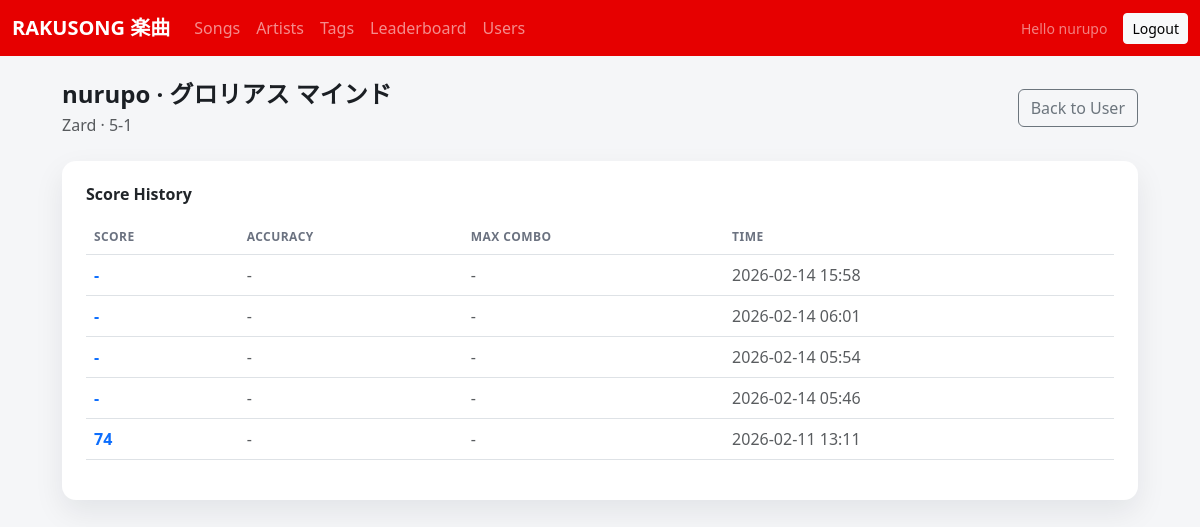
Screenshot of /ui/users/1/songs/6/ (signed in) with the database file from the repository.
### songs/models.py (models this page shows, shortened)
class Song(models.Model):
    code = models.CharField(max_length=32, unique=True, blank=True)
    title = models.CharField(max_length=255)
    artist = models.CharField(max_length=255, blank=True)
    artist_no = models.PositiveIntegerField(null=True, blank=True)
    song_no = models.PositiveIntegerField(null=True, blank=True)
    language = models.CharField(max_length=32, blank=True, default='jp')
    duration_seconds = models.PositiveIntegerField(null=True, blank=True)
    bpm = models.PositiveIntegerField(null=True, blank=True)
    key = models.CharField(max_length=16, blank=True)
    tags = models.ManyToManyField(Tag, blank=True, related_name='songs')
    midi_file = models.FileField(upload_to=midi_upload_path, blank=True, null=True)
    lrc_file = models.FileField(upload_to=lrc_upload_path, blank=True, null=True)
    cover_image = models.ImageField(upload_to='songs/cover/', blank=True, null=True)
    lrc_offset = models.IntegerField(default=0)
    is_published = models.BooleanField(default=True)
    created_at = models.DateTimeField(auto_now_add=True)
    updated_at = models.DateTimeField(auto_now=True)

### users/models.py (models this page shows)
class ScoreHistory(models.Model):
    user = models.ForeignKey(settings.AUTH_USER_MODEL, on_delete=models.CASCADE, related_name='score_history')
    song = models.ForeignKey(Song, on_delete=models.CASCADE, related_name='score_history')
    score = models.PositiveIntegerField(null=True, blank=True)
    accuracy = models.DecimalField(max_digits=5, decimal_places=2, null=True, blank=True)
    max_combo = models.PositiveIntegerField(null=True, blank=True)
    version = models.CharField(max_length=32, blank=True)
    f0_curve = models.JSONField(null=True, blank=True)
    technique_counts = models.JSONField(null=True, blank=True)
    created_at = models.DateTimeField(auto_now_add=True)
    class Meta:
        indexes = [
            models.Index(fields=['user', '-created_at']),
            models.Index(fields=['song', '-created_at']),
        ]

### users/views_ui.py (the view)
@login_required
def user_song_detail(request, pk, song_id):
    User = get_user_model()
    user = get_object_or_404(User, pk=pk)
    song = get_object_or_404(Song, pk=song_id)
    histories = (
        ScoreHistory.objects
        .filter(user=user, song=song)
        .order_by('-created_at')
    )
    return render(
        request,
        'users/user_song_detail.html',
        {
            'user_obj': user,
            'song': song,
            'histories': histories,
        },
    )

### templates/users/user_song_detail.html (shortened to what this page needs)
{% extends 'base.html' %}
{% block content %}
<div class="d-flex flex-wrap justify-content-between align-items-center mb-4">
  <div>
    <h1 class="h4 fw-bold mb-1">{{ user_obj.username }} · {{ song.title }}</h1>
    <div class="text-muted">{{ song.artist|default:'Unknown Artist' }} · {{ song.code }}</div>
  </div>
  <div class="d-flex gap-2">
    <a class="btn btn-outline-secondary" href="{% url 'ui_user_detail' user_obj.id %}">Back to User</a>
  </div>
</div>
<div class="card p-4">
  <h2 class="h6 fw-semibold mb-3">Score History</h2>
  <div class="table-responsive">
    <table class="table align-middle">
      <thead>
        <tr>
          <th>Score</th>
          <th>Accuracy</th>
          <th>Max Combo</th>
          <th>Time</th>
        </tr>
      </thead>
      <tbody>
        {% for history in histories %}
        <tr>
          <td>
            <a class="fw-semibold text-decoration-none" href="{% url 'ui_user_score_detail' user_obj.id song.id history.id %}">{{ history.score|default:'-' }}</a>
          </td>
          <td class="text-muted">{% if history.accuracy %}{{ history.accuracy }}{% else %}-{% endif %}</td>
          <td class="text-muted">{% if history.max_combo %}{{ history.max_combo }}{% else %}-{% endif %}</td>
          <td class="text-muted">{{ history.created_at|date:"Y-m-d H:i" }}</td>
        </tr>
        {% empty %}
        <tr>
          <td colspan="4" class="text-muted">No score history yet.</td>
        </tr>
        {% endfor %}
      </tbody>
    </table>
  </div>
</div>
{% endblock %}

### templates/base.html (shortened to what this page needs)
<!DOCTYPE html>
<html lang="en">
  <head>
    <link
      href="https://cdnjs.cloudflare.com/ajax/libs/bootstrap/5.3.8/css/bootstrap.min.css"
      rel="stylesheet"
    />
  </head>
  <body>
    <nav class="navbar navbar-expand-lg navbar-dark" style="background: #e60000;">
      <div class="container-fluid">
        <a class="navbar-brand fw-semibold" href="{% url 'ui_song_list' %}">RAKUSONG 楽曲</a>
        <div class="collapse navbar-collapse" id="mainNav">
          <ul class="navbar-nav me-auto mb-2 mb-lg-0">
            <li class="nav-item"><a class="nav-link" href="{% url 'ui_song_list' %}">Songs</a></li>
            <li class="nav-item"><a class="nav-link" href="{% url 'ui_artist_list' %}">Artists</a></li>
            <li class="nav-item"><a class="nav-link" href="{% url 'ui_tag_list' %}">Tags</a></li>
            <li class="nav-item"><a class="nav-link" href="{% url 'ui_leaderboard' %}">Leaderboard</a></li>
            <li class="nav-item"><a class="nav-link" href="{% url 'ui_user_list' %}">Users</a></li>
          </ul>
          {% if request.user.is_authenticated %}
            <div class="d-flex align-items-center gap-3">
              <span class="text-white-50 small">Hello {{ request.user.username }}</span>
              <a class="btn btn-light btn-sm" href="{% url 'ui_logout' %}">Logout</a>
            </div>
          {% endif %}
        </div>
      </div>
    </nav>
    <main class="container page-shell py-4">
      {% block content %}{% endblock %}
    </main>
  </body>
</html>

### templates/base.html (style rules this page uses)
:root { color-scheme: light; --bs-primary: #e60000; --bs-primary-rgb: 230, 0, 0; --bs-link-color: #e60000; --bs-link-hover-color: #b30000; }
body { margin: 0; font-family: "Segoe UI", "Helvetica Neue", Arial, sans-serif; background: #f5f6f8; color: #1b1f24; }
.page-shell { max-width: 1100px; }
.card { border-radius: 14px; box-shadow: 0 12px 30px rgba(17, 24, 39, 0.08); border: none; }
.table thead th { color: #6b7280; font-weight: 600; text-transform: uppercase; letter-spacing: 0.04em; font-size: 12px; }

### rows the page displays
Song: title "グロリアス マインド", artist "Zard", code "5-1"
ScoreHistory: score "-", created_at "2026-02-14 15:58"
ScoreHistory: score "-", created_at "2026-02-14 06:01"
ScoreHistory: score "-", created_at "2026-02-14 05:54"
ScoreHistory: score "-", created_at "2026-02-14 05:46"
ScoreHistory: score "74", created_at "2026-02-11 13:11"

### other values shown
{{ request.user.username }} "nurupo"
{{ user_obj.username }} "nurupo"
